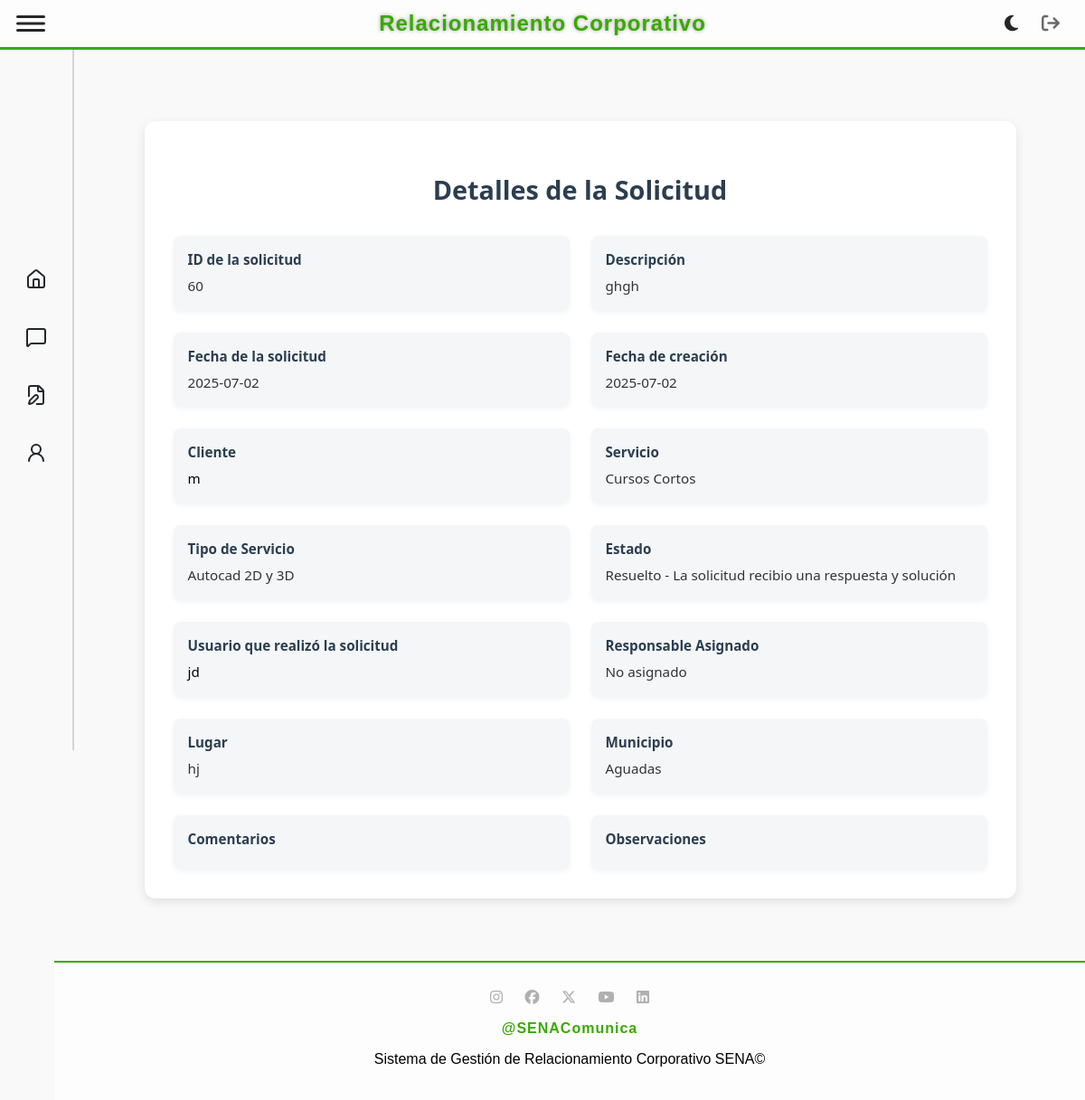
Screenshot of /solicitud/view/60 (signed in) with the database file from the repository.
### tables this page shows
CREATE TABLE `solicitud` (
  `idSolicitud` int(11) NOT NULL,
  `FechaEvento` date DEFAULT NULL,
  `FechaCreacion` date NOT NULL,
  `Lugar` varchar(80) DEFAULT NULL,
  `Municipio` varchar(50) NOT NULL,
  `Observaciones` text DEFAULT NULL,
  `Comentarios` text DEFAULT NULL,
  `MedioSolicitud` varchar(50) DEFAULT NULL,
  `DescripcionNecesidad` varchar(100) DEFAULT NULL,
  `FKusuario` int(11) NOT NULL,
  `FKtipoEvento` int(11) NOT NULL,
  `FKestado` int(11) NOT NULL,
  `FKcliente` int(11) NOT NULL,
  `FKtipoServicio` int(11) NOT NULL,
  `Asignacion` int(11) DEFAULT NULL
);

CREATE TABLE `cliente` (
  `idCliente` int(11) NOT NULL,
  `DocumentoCliente` varchar(20) NOT NULL,
  `NombreCliente` varchar(100) NOT NULL,
  `CorreoCliente` varchar(100) NOT NULL,
  `TelefonoCliente` varchar(10) NOT NULL
);

CREATE TABLE `servicio` (
  `idServicio` int(11) NOT NULL,
  `Servicio` varchar(100) NOT NULL,
  `Color` varchar(7) NOT NULL
);

CREATE TABLE `tiposervicio` (
  `idTipoServicio` int(11) NOT NULL,
  `TipoServicio` varchar(100) NOT NULL,
  `FKidServicio` int(11) NOT NULL
);

CREATE TABLE `estado` (
  `idEstado` int(11) NOT NULL,
  `Estado` varchar(45) NOT NULL,
  `Descripcion` varchar(100) NOT NULL,
  `Color` varchar(7) NOT NULL DEFAULT '#4361ee'
);

CREATE TABLE `usuario` (
  `idUsuario` int(11) NOT NULL,
  `DocumentoUsuario` varchar(20) NOT NULL,
  `NombreUsuario` varchar(100) NOT NULL,
  `CorreoUsuario` varchar(100) NOT NULL,
  `TelefonoUsuario` varchar(10) NOT NULL,
  `ContraseñaUsuario` varchar(255) NOT NULL,
  `FKidRol` int(11) NOT NULL
);

### app/controllers/baseController.php (called while the page is built, shortened)
<?php
class BaseController
{
    public $layout = "default";
    public function render(string $view, array $arrayData = null)
    {
        $layout = MAIN_APP_ROUTE . "../views/layouts/{$this->layout}.php";
        include_once $layout;
    }
}

### app/controllers/solicitudController.php (called while the page is built, shortened)
<?php
require_once "baseController.php";
require_once MAIN_APP_ROUTE . "../models/SolicitudModel.php";
class SolicitudController extends BaseController
{
    public function viewSolicitud($id)
    {
        $solicitudObj = new SolicitudModel();
        $solicitudInfo = $solicitudObj->getSolicitud($id);
        $data = [
            "solicitud" => $solicitudInfo,
            "titulo" => "Ver solicitud #" . $id
        ];
        $this->render("solicitud/viewOne.php", $data);
    }
}

### app/models/BaseModel.php (called while the page is built, shortened)
<?php
abstract class BaseModel {
    public function __construct() {
        try {
            $options = [
                PDO::ATTR_ERRMODE => PDO::ERRMODE_EXCEPTION,
                PDO::ATTR_DEFAULT_FETCH_MODE => PDO::FETCH_OBJ
            ];
            $dsn = DRIVER.':host='.HOST.';dbname='.DATABASE;
            $this->dbConnection = new PDO($dsn, USERNAME_DB, PASSWORD_DB, $options);
        } catch (PDOException $ex) {
            echo 'Error en la conexión: '.$ex->getMessage();
            exit;
        }
    }
}

### app/models/solicitudModel.php (called while the page is built, shortened)
<?php
require_once MAIN_APP_ROUTE . "../models/BaseModel.php";
class SolicitudModel extends BaseModel
{
    public function __construct(
        ?int $idSolicitud = null,
        ?string $Descripcion = null,
        ?string $FechaSolicitud = null,
        ?int $IdCliente = null,
        ?int $IdServicio = null,
        ?int $IdEstado = null
    ) {
        $this->table = "solicitud";
    }
    public function getSolicitud($id)
    {
        try {
            $sql = "SELECT s.*,
                       c.idCliente,
                       c.NombreCliente,
                       c.CorreoCliente,
                       c.TelefonoCliente,
                       c.DocumentoCliente,
                       ts.TipoServicio,
                       sv.Servicio,
                       e.Estado,
                       e.Descripcion as EstadoDescripcion,
                       u.NombreUsuario,
                       ua.NombreUsuario AS NombreUsuarioAsignado  -- Agrega esta línea
                FROM {$this->table} s
                JOIN cliente c ON s.FKcliente = c.idCliente
                JOIN tiposervicio ts ON s.FKtipoServicio = ts.idTipoServicio
                JOIN servicio sv ON ts.FKidServicio = sv.idServicio
                JOIN estado e ON s.FKestado = e.idEstado
                JOIN usuario u ON s.FKusuario = u.idUsuario
                LEFT JOIN usuario ua ON s.Asignacion = ua.idUsuario  -- Agrega esta línea
                WHERE s.idSolicitud = :id";
            $statement = $this->dbConnection->prepare($sql);
            $statement->bindParam(":id", $id, PDO::PARAM_INT);
            $statement->execute();
            return $statement->fetch(PDO::FETCH_OBJ);
        } catch (PDOException $ex) {
            throw new PDOException("Error al obtener la solicitud: " . $ex->getMessage());
        }
    }
}

### app/views/solicitud/viewOne.php (the view, shortened to what this page needs)
<div class="data-container">
    <h2 class="form-title">Detalles de la Solicitud</h2>
    <?php
    if ($solicitud && is_object($solicitud)) {
        echo  "
                <div class='record-details'>
                <div class='detail-group'>
                    <label>ID de la solicitud</label>
                    <span>{$solicitud->idSolicitud}</span>
                </div>
                <div class='detail-group'>
                    <label>Descripción</label>
                    <span>{$solicitud->DescripcionNecesidad}</span>
                </div>
                <div class='detail-group'>
                    <label>Fecha de la solicitud</label>
                    <span>{$solicitud->FechaEvento}</span>
                </div>
                <div class='detail-group'>
                    <label>Fecha de creación</label>
                    <span>{$solicitud->FechaCreacion}</span>
                </div>
                <div class='detail-group'>
                    <label>Cliente</label>
                    <span><a href='#' onclick='mostrarClienteModal({$solicitud->idCliente}); return false;' style='color:#000;text-decoration:none;cursor:pointer'>{$solicitud->NombreCliente}</a></span>
                </div>
                <div class='detail-group'>
                    <label>Servicio</label>
                    <span>{$solicitud->Servicio}</span>
                </div>
                <div class='detail-group'>
                    <label>Tipo de Servicio</label>
                    <span>" . htmlspecialchars($solicitud->TipoServicio) . "</span>
                </div>
                <div class='detail-group'>
                    <label>Estado</label>
                    <span>{$solicitud->Estado} - {$solicitud->EstadoDescripcion}</span>
                </div>
                <div class='detail-group'>
                    <label>Usuario que realizó la solicitud</label>
                    <span><a href='/usuario/view/{$solicitud->FKusuario}' style='color:#000;text-decoration:none;cursor:pointer'>" . htmlspecialchars($solicitud->NombreUsuario) . "</a></span>
                </div>
                <div class='detail-group'>
                    <label>Responsable Asignado</label>
                    ";
                    if (!empty($solicitud->Asignacion) && !empty($solicitud->NombreUsuarioAsignado)) {
                        echo "<a href='/usuario/view/{$solicitud->Asignacion}' style='color:#000;text-decoration:none;cursor:pointer'>" . htmlspecialchars($solicitud->NombreUsuarioAsignado) . "</a>";
                    } else {
                        echo "<span>No asignado</span>";
                    }
                echo "
                </div>
                <div class='detail-group'>
                    <label>Lugar</label>
                    <span>" . htmlspecialchars($solicitud->Lugar ?? '') . "</span>
                </div>
                <div class='detail-group'>
                    <label>Municipio</label>
                    <span>" . htmlspecialchars($solicitud->Municipio ?? '') . "</span>
                </div>
                <div class='detail-group'>
                    <label>Comentarios</label>
                    <span>" . htmlspecialchars($solicitud->Comentarios ?? '') . "</span>
                </div>
                <div class='detail-group'>
                    <label>Observaciones</label>
                    <span>" . htmlspecialchars($solicitud->Observaciones ?? '') . "</span>
                </div>
              </div>";
    }
    ?>
</div>

### public/css/styles_admin_layout.css (style rules this page uses)
html, body { height: 100vh; min-height: 100vh; }
body { display: flex; flex-direction: column; min-height: 100vh; margin: 0; font-family: sans-serif; background-color: #f9f9f9; transition: margin-left 0.3s ease; }

### app/views/solicitud/viewOne.php (style rules this page uses)
.data-container { max-width: 900px; margin: 2rem auto; padding: 2rem; background-color: #ffffff; border-radius: 12px; box-shadow: 0 4px 12px rgba(0, 0, 0, 0.1); font-family: 'Segoe UI', Tahoma, Geneva, Verdana, sans-serif; }
.form-title { color: #2c3e50; margin-bottom: 2rem; font-size: 1.8rem; text-align: center; font-weight: 600; }
.record-details { display: grid; grid-template-columns: repeat(2, 1fr); gap: 1.5rem; }
.detail-group { background-color: #f4f6f8; border-radius: 8px; padding: 1rem; box-shadow: 0 2px 6px rgba(0, 0, 0, 0.05); }
.detail-group label { display: block; font-weight: bold; font-size: 0.95rem; color: #2c3e50; margin-bottom: 0.5rem; }
.detail-group span { font-weight: normal; font-size: 0.95rem; color: #333; line-height: 1.5; }

### rows the page displays
solicitud: idSolicitud "60", DescripcionNecesidad "ghgh", FechaEvento "2025-07-02", FechaCreacion "2025-07-02", FKcliente.NombreCliente "m", servicio.Servicio "Cursos Cortos", FKtipoServicio.TipoServicio "Autocad 2D y 3D", FKestado.Estado "Resuelto", FKestado.Descripcion "La solicitud recibio una respuesta y solución", FKusuario.NombreUsuario "jd", Lugar "hj", Municipio "Aguadas"
